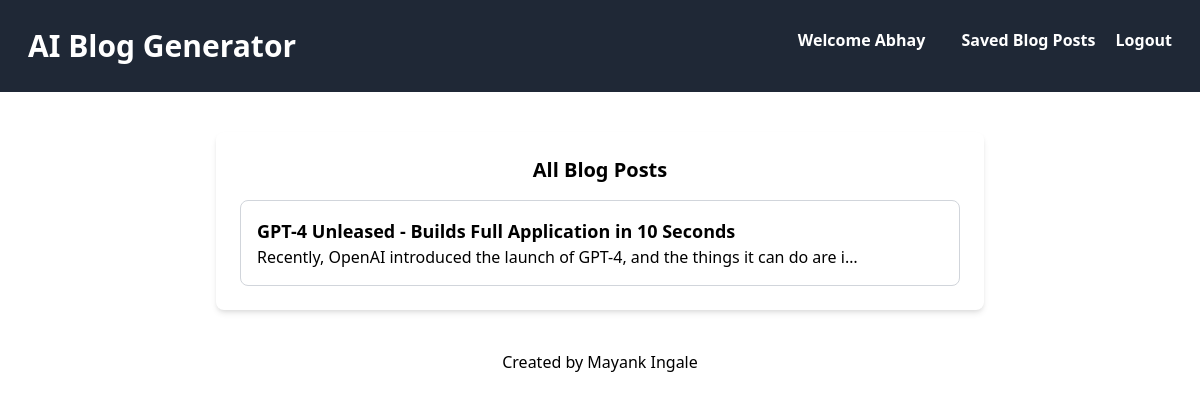
The app's page /blog_list (signed in) with its own data.
### blog_generator/models.py (models this page shows, shortened)
class BlogPost(models.Model):
    user = models.ForeignKey(User, on_delete=models.CASCADE)
    youtube_title = models.CharField(max_length=300)
    youtube_link = models.URLField()
    generated_content = models.TextField()
    created_at = models.DateTimeField(auto_now_add=True)

### blog_generator/views.py (the view)
# urls.py: path('blog_list', views.blog_list, name="blog_list"),
def blog_list(request):
    blog_articles = BlogPost.objects.filter(user= request.user)
    return render(request, 'blog_generator/all-blogs.html', {'blog_articles' : blog_articles})

### blog_generator/templates/blog_generator/all-blogs.html
{% extends 'blog_generator/base.html' %}
{% block allblogs %}
{% include 'blog_generator/navbar.html' %}
<div class="container mx-auto mt-10 px-4 sm:px-0">
    <div class="max-w-3xl mx-auto bg-white p-6 rounded-lg shadow-md">
        <section>
            <h2 class="text-xl mb-4 font-semibold text-center">All Blog Posts</h2>
            <div class="space-y-4">
                {% for article in blog_articles reversed %}
                <a href="blog_details/{{article.id}}">
                    <div class="border border-gray-300 p-4 rounded-lg">
                        <h3 class="text-lg font-semibold">{{article.youtube_title}}</h3>
                            <p>{{article.generated_content|truncatechars:80}}</p>
                        </div>
                    </a>
                    {% endfor %}
                </div>
            </section>
        </div>
    </div>
{% endblock allblogs %}

### blog_generator/templates/blog_generator/base.html (shortened to what this page needs)
<!DOCTYPE html>
<html lang="en">
<head>
    <link href="https://cdn.jsdelivr.net/npm/tailwindcss@2.2.19/dist/tailwind.min.css" rel="stylesheet">
</head>
<body>
    {% block allblogs %}
    {% endblock allblogs %}
    <footer class="text-center p-4 text-blacl mt-6">
        Created by <a href="https://github.com/Mayankingale123/AI-Blog-Generator">Mayank Ingale</a>
    </footer>
</body>
</html>

### blog_generator/templates/blog_generator/navbar.html
{% block navbar %}
<nav class="bg-blue-600 p-7 text-white flex justify-between" style="background: #1f2836;">
    <div>
        <a href="{% url 'index' %}">
            <h1 class="text-3xl font-bold">AI Blog Generator</h1>
        </a>
    </div>
    <div>
        {% if request.user.is_authenticated %}
        <div class="authorize">
            <a class="text-white text-1xl font-bold mx-4">Welcome <strong>{{ user.username }}</strong></a>
            <a href="/blog_list" class="text-white text-1xl font-bold hover:underline mx-4">Saved Blog Posts</a>
            <a href="{% url 'user_logout' %}" class="text-white text-1xl font-bold hover:underline">Logout</a>
        </div>
        {% else %}
        <div class="unauthorize">
            <a href="{% url 'user_login' %}" class="text-white text-1xl font-bold hover:underline">Login</a>
            <a href="{% url 'user_signup' %}" class="text-white text-1xl font-bold hover:underline" style="margin: 30px;">Register</a>
        </div>
        {% endif %}
    </div>
</nav>
{% endblock navbar %}

### records on screen
BlogPost: youtube_title "GPT-4 Unleased - Builds Full Application in 10 Seconds", generated_content "Recently, OpenAI introduced the launch of GPT-4, and the things it can do are i…"

### other values on screen
{{ user.username }} "Abhay"
